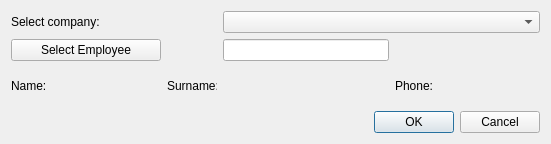
<?xml version="1.0" encoding="UTF-8"?>
<ui version="4.0">
 <class>CreateCompanyEmployee</class>
 <widget class="QDialog" name="CreateCompanyEmployee">
  <property name="geometry">
   <rect>
    <x>0</x>
    <y>0</y>
    <width>551</width>
    <height>144</height>
   </rect>
  </property>
  <property name="sizePolicy">
   <sizepolicy hsizetype="Fixed" vsizetype="Fixed">
    <horstretch>0</horstretch>
    <verstretch>0</verstretch>
   </sizepolicy>
  </property>
  <property name="windowTitle">
   <string>Create company-employee relation</string>
  </property>
  <property name="locale">
   <locale language="English" country="UnitedStates"/>
  </property>
  <property name="modal">
   <bool>false</bool>
  </property>
  <layout class="QGridLayout" name="gridLayout">
   <property name="leftMargin">
    <number>11</number>
   </property>
   <property name="topMargin">
    <number>11</number>
   </property>
   <property name="rightMargin">
    <number>11</number>
   </property>
   <property name="bottomMargin">
    <number>11</number>
   </property>
   <item row="2" column="4">
    <widget class="QLabel" name="empPhoneLb">
     <property name="text">
      <string>Phone:</string>
     </property>
    </widget>
   </item>
   <item row="2" column="3">
    <widget class="QLabel" name="empSurnamePh">
     <property name="minimumSize">
      <size>
       <width>100</width>
       <height>0</height>
      </size>
     </property>
     <property name="font">
      <font>
       <family>Times New Roman</family>
       <pointsize>12</pointsize>
       <weight>75</weight>
       <italic>true</italic>
       <bold>true</bold>
      </font>
     </property>
     <property name="text">
      <string/>
     </property>
    </widget>
   </item>
   <item row="2" column="0">
    <widget class="QLabel" name="empNameLb">
     <property name="minimumSize">
      <size>
       <width>0</width>
       <height>0</height>
      </size>
     </property>
     <property name="maximumSize">
      <size>
       <width>16777215</width>
       <height>16777215</height>
      </size>
     </property>
     <property name="text">
      <string>Name:</string>
     </property>
    </widget>
   </item>
   <item row="2" column="1">
    <widget class="QLabel" name="empNamePh">
     <property name="minimumSize">
      <size>
       <width>100</width>
       <height>0</height>
      </size>
     </property>
     <property name="font">
      <font>
       <family>Times New Roman</family>
       <pointsize>12</pointsize>
       <weight>75</weight>
       <italic>true</italic>
       <bold>true</bold>
      </font>
     </property>
     <property name="text">
      <string/>
     </property>
    </widget>
   </item>
   <item row="2" column="2">
    <widget class="QLabel" name="empSurnameLb">
     <property name="minimumSize">
      <size>
       <width>50</width>
       <height>0</height>
      </size>
     </property>
     <property name="maximumSize">
      <size>
       <width>50</width>
       <height>16777215</height>
      </size>
     </property>
     <property name="text">
      <string>Surname:</string>
     </property>
    </widget>
   </item>
   <item row="2" column="5">
    <widget class="QLabel" name="empPhonePh">
     <property name="minimumSize">
      <size>
       <width>100</width>
       <height>0</height>
      </size>
     </property>
     <property name="font">
      <font>
       <family>Times New Roman</family>
       <pointsize>12</pointsize>
       <weight>75</weight>
       <italic>true</italic>
       <bold>true</bold>
      </font>
     </property>
     <property name="text">
      <string/>
     </property>
    </widget>
   </item>
   <item row="3" column="0" colspan="6">
    <layout class="QHBoxLayout" name="horizontalLayout">
     <item>
      <spacer name="horizontalSpacer">
       <property name="orientation">
        <enum>Qt::Horizontal</enum>
       </property>
       <property name="sizeHint" stdset="0">
        <size>
         <width>40</width>
         <height>20</height>
        </size>
       </property>
      </spacer>
     </item>
     <item>
      <widget class="QPushButton" name="okBtn">
       <property name="text">
        <string>OK</string>
       </property>
      </widget>
     </item>
     <item>
      <widget class="QPushButton" name="cancelBtn">
       <property name="text">
        <string>Cancel</string>
       </property>
      </widget>
     </item>
    </layout>
   </item>
   <item row="1" column="3">
    <widget class="QLineEdit" name="employeeEdit">
     <property name="readOnly">
      <bool>true</bool>
     </property>
    </widget>
   </item>
   <item row="1" column="0" colspan="2">
    <widget class="QPushButton" name="employeeBtn">
     <property name="minimumSize">
      <size>
       <width>150</width>
       <height>0</height>
      </size>
     </property>
     <property name="text">
      <string>Select Employee</string>
     </property>
    </widget>
   </item>
   <item row="0" column="0" colspan="2">
    <widget class="QLabel" name="companyLb">
     <property name="text">
      <string>Select company:</string>
     </property>
    </widget>
   </item>
   <item row="0" column="3" colspan="3">
    <widget class="QComboBox" name="companyCmb"/>
   </item>
  </layout>
 </widget>
 <tabstops>
  <tabstop>okBtn</tabstop>
  <tabstop>cancelBtn</tabstop>
 </tabstops>
 <resources/>
 <connections/>
</ui>
